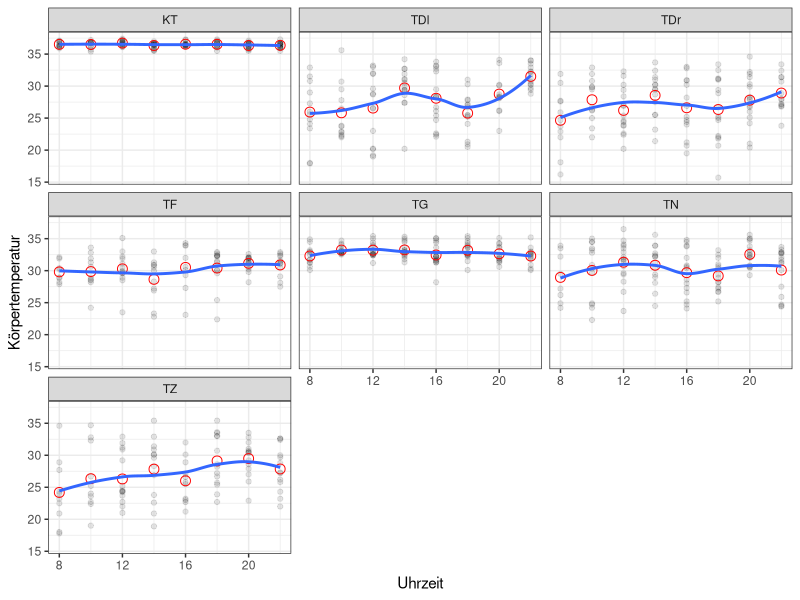
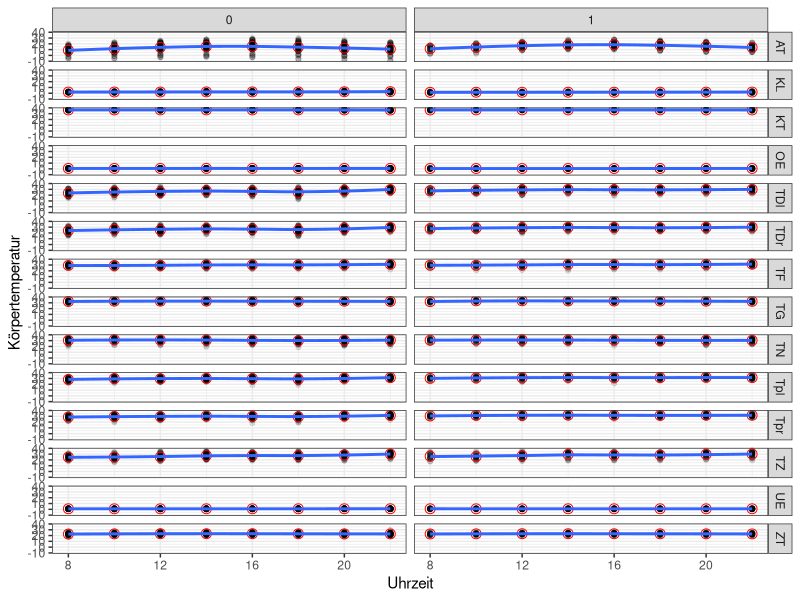
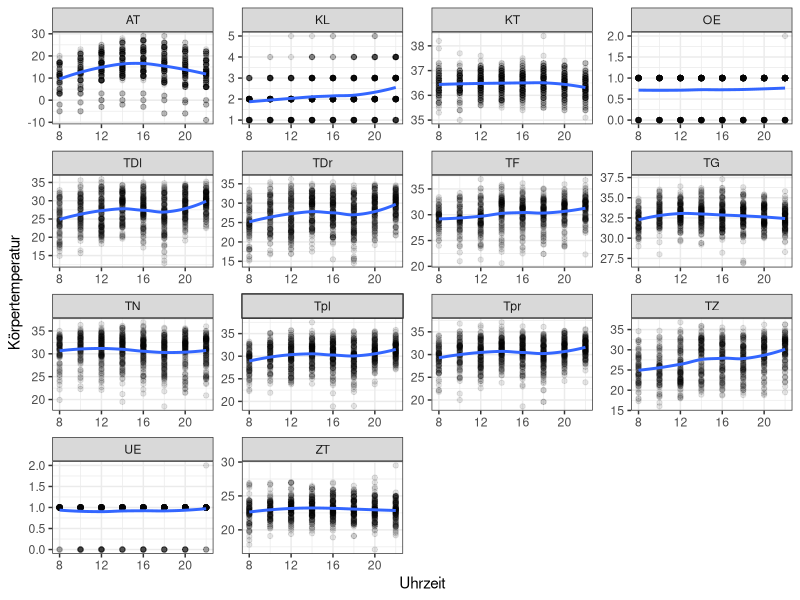
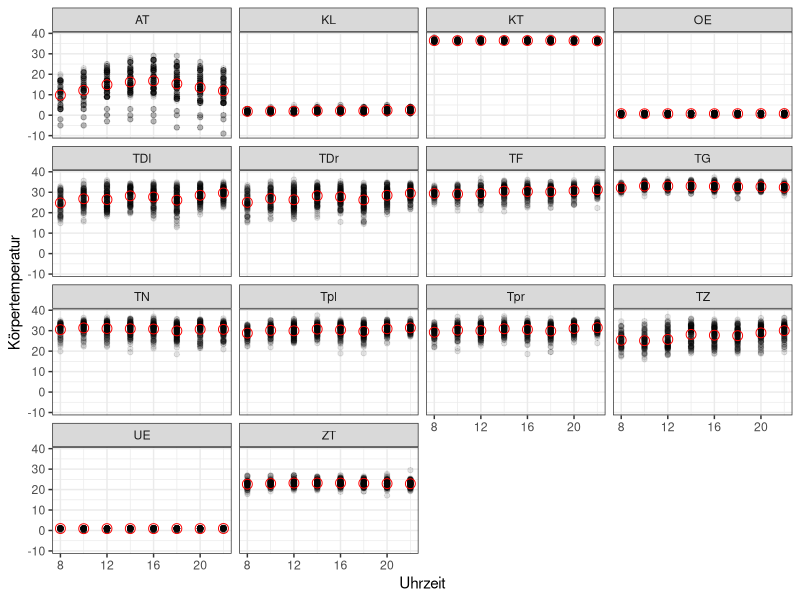
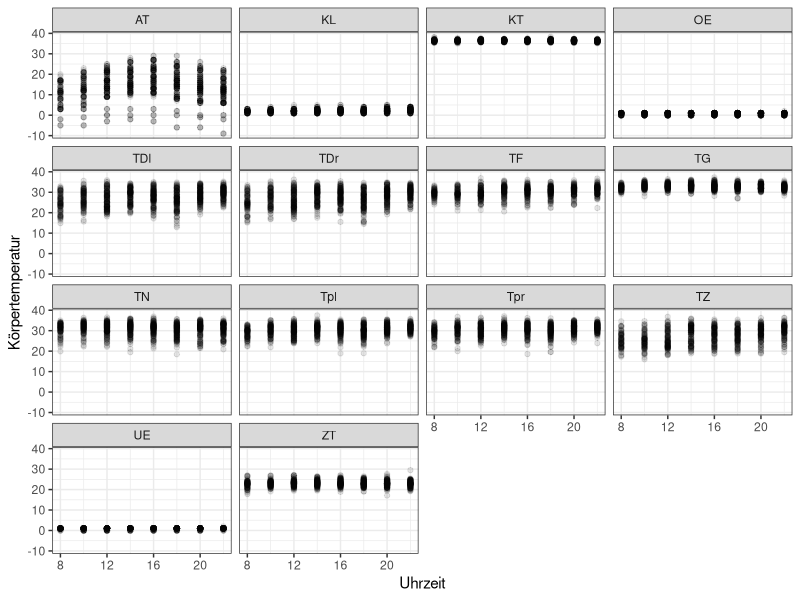

Generate these figures, in order, with R:
## ---- chunk 1
knitr::opts_chunk$set(echo = TRUE)
library(tidyverse)
library(ggplot2)
## ---- chunk 2
#########Style-Guide##########
#'Verwende für den Einzug in der Regel zwei Leerzeichen pro Ebene.
#'
#'Setze Leerzeichen um Zuweisungen, Operatoren und nach Kommas, aber nicht vor.
#'
#'Verwende sinnvolle und beschreibende Namen für Variablen, Funktionen und Objekte.
#'
#'Vermeide Einzelbuchstaben oder Abkürzungen in Variablennamen, es sei denn, sie sind allgemein verständlich.
#'
#' CamelCase für Variablen 
#' 
#' Verwende für den Einzug in der Regel tabular pro Ebene.
#' 
#' Verwende den R-Standard # für Einzeilige Kommentare und #' für Dokumentationskommentare.
#' 
#' Begrenze die Zeilenlänge auf etwa 80 bis 100 Zeichen, um den Code lesbar zu halten. Verwende Zeilenumbrüche, um lange Zeilen aufzuteilen.
#' 
#' Verwende library() zum Laden von Paketen am Anfang deines Skripts oder deiner Funktion.
#' 
#' Vermeide das harte Codieren von Zahlen oder Dateipfaden. Verwende stattdessen Variablen oder Konstanten.
## ---- chunk 3
library(tidyverse)
Daten <- read_csv("Daten.csv")
# this code chunk formats all hourly data into long format


Daten_longer <- Daten %>% rename("AT 20" = "A 20","AT 22" = "A 22") %>% rename("Notizen" = ...163)%>% 
  mutate(across(matches(".*[0-9]+.*"), as.numeric)) %>% # all columns to numeric
  mutate(across(matches(".*[0-9]+.*"), function(x) {ifelse(x < -50, NA, x)})) %>% # all negative values to NA
  pivot_longer(
    cols = matches(".*[0-9]+.*"), # columns to pivot
    names_to = c("bodypart", "hour"), # new column names, ATTENTION: bodypart contains things like clothing etc.
    names_pattern = "(.*\\D)(\\d{1,2})$", # pattern to separate the original column names
    values_to = "temperatur" # new column name for the values
  ) %>% mutate(hour = as.numeric(hour)) %>%
  mutate(bodypart = gsub(" ","",bodypart)) # remove spaces in bodypart
  
all_bodyparts <- c("TDl", "TDr", "KT", "TPl", "TPR", "TF", "TG", "TN", "TZ")
Daten_longer_only_bodypart <- Daten_longer %>% filter(bodypart == all_bodyparts) # only bodypart
## ---- chunk 4
library(patchwork)
all_plot <- Daten_longer %>% ggplot(aes(x = hour, y = temperatur)) +
  geom_point(alpha = 0.1) +
  facet_wrap( ~ bodypart) +
  theme_bw() +
  labs(x = "Uhrzeit", y = "Körpertemperatur")

all_plot_with_means <- Daten_longer %>% ggplot(aes(x = hour, y = temperatur)) +
  geom_point(alpha = 0.1) +
  facet_wrap( ~ bodypart) +
  theme_bw() +
  labs(x = "Uhrzeit", y = "Körpertemperatur") +
  stat_summary(fun = mean, geom = "point", shape = 1, size = 3, color = "red")

all_plot_with_geom_smooth <- Daten_longer %>% ggplot(aes(x = hour, y = temperatur,group = bodypart)) +
  geom_point(alpha = 0.1) +
  facet_wrap( ~ bodypart,scales = "free") +
  theme_bw() +
  labs(x = "Uhrzeit", y = "Körpertemperatur") +
  #stat_summary(fun = mean, geom = "point", shape = 1, size = 3, color = "red") +
  geom_smooth(method = "loess", se = FALSE)



all_plot_with_geom_smooth_skl_no <- Daten_longer  %>% ggplot(aes(x = hour, y = temperatur)) +
  geom_point(alpha = 0.1) +
  facet_grid(rows = vars(bodypart), cols = vars(Sklerodermie)) +
  theme_bw() +
  labs(x = "Uhrzeit", y = "Körpertemperatur") +
  stat_summary(fun = mean, geom = "point", shape = 1, size = 3, color = "red") +
  geom_smooth(method = "loess", se = FALSE) 
  #scale_y_continuous(breaks = seq(0,24,2))


all_bodyparts_plot <- Daten_longer_only_bodypart %>% ggplot(aes(x = hour, y = temperatur)) +
  geom_point(alpha = 0.1) +
  facet_wrap( ~ bodypart) +
  theme_bw() +
  labs(x = "Uhrzeit", y = "Körpertemperatur") +
  stat_summary(fun = mean, geom = "point", shape = 1, size = 3, color = "red") +
  geom_smooth(method = "loess", se = FALSE) 

ggsave("all_bodyparts_plot.pdf", all_bodyparts_plot, width = 20, height = 20, units = "cm")
ggsave("all_plot_with_geom_smooth_skl_no.pdf", all_plot_with_geom_smooth_skl_no, width = 20, height = 20, units = "cm")
ggsave("all_plot_with_geom_smooth.pdf", all_plot_with_geom_smooth, width = 20, height = 20, units = "cm")
ggsave("all_plot_with_means.pdf", all_plot_with_means, width = 20, height = 20, units = "cm")
ggsave("all_plot.pdf", all_plot, width = 20, height = 20, units = "cm")
